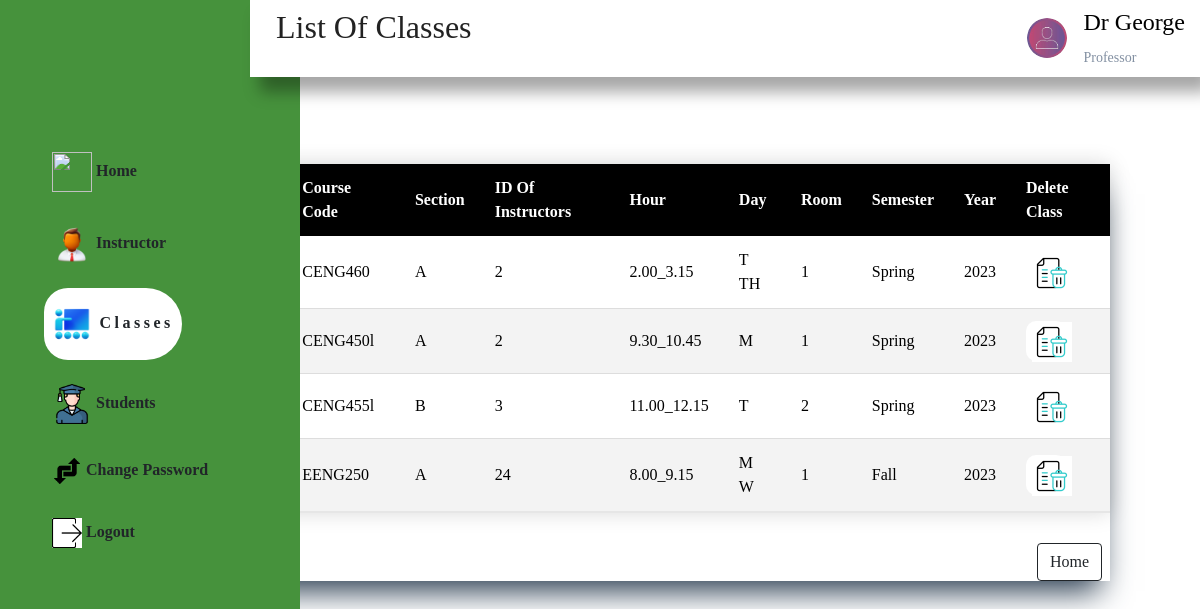
The page /ShowAllClasses.php (signed in) on the database its author committed.
### tables this page shows
CREATE TABLE `classes` (
  `class_id` int(255) NOT NULL,
  `Course_Name` varchar(40) NOT NULL,
  `Course_Code` varchar(40) NOT NULL,
  `Room` varchar(15) NOT NULL,
  `Name_Of_Doctor` varchar(40) NOT NULL,
  `hour` text NOT NULL,
  `Years` year(4) NOT NULL,
  `Semester` varchar(70) NOT NULL,
  `day` text NOT NULL,
  `section` text NOT NULL
);

### ShowAllClasses.php (the view, shortened to what this page needs)
<!doctype html>
<html lang="en">
  <head>
    <link href="https://cdn.jsdelivr.net/npm/bootstrap@5.1.3/dist/css/bootstrap.min.css" rel="stylesheet">
    <link rel="stylesheet" href="https://cdnjs.cloudflare.com/ajax/libs/font-awesome/6.4.0/css/all.min.css" />
    <link rel="stylesheet" href="https://maxst.icons8.com/vue-static/landings/line-awesome/
                                    line-awesome/1.3.0/css/line-awesome.min.css">
    <link rel="stylesheet" href="admin.css">
    <link rel="stylesheet" href="showingDr.css">
  </head>
  <body>
<nav class="navbar navbar-expand-lg navbar-light">
  <div class="container-fluid">
            <br><br><br><br><br>
    <div class="collapse navbar-collapse" id="navbarNavDropdown">
      <ul class="navbar-nav">
        <li class="nav-item">
            <a class="nav-link text-dark" aria-current="page" href="#"><span class="las la-users"></span><img src="images/home.gif" width="40px" height="40px" alt=""> Home</a>
        </li>
        <li class="nav-item">
          <a class="nav-link text-dark" href="Instructor.php"><span class="las la-users"></span><img src="images/manager.png" width="40px" height="40px" alt=""> Instructor</a>
        </li>
        <li class="nav-item">
          <a class="nav-link text-dark active" href="classes.php"><span class="las la-users"></span><img src="images/saf.png" width="40px" height="40px" alt=""> Classes</a>
        </li>
        <li class="nav-item">
          <a class="nav-link text-dark" href="student.php"><img src="images/graduated.png" width="40px" height="40px" alt=""> Students</a>
        </li>
        <li class="nav-item">
            <a class="nav-link text-dark" href="changepassword.php"><img src="images/chPass.png" width="30px" height="30px" alt=""> Change Password</a>
        </li>
        <li class="nav-item">
            <a class="nav-link text-dark" href="login.html"><img src="images/arrojWw9F5j5.gif" width="30px" height="30px" alt=""> Logout</a>
        </li>
      </ul>
    </div>
  </div>
</nav>
    <div class="main_content">
            <header>
                <h2>
                    List Of Classes
                </h2>
                <div class="user_wrapper">
                    <img src="adminnnn.jpg" width="40px" height="40px" alt="">
                    <div>
                        <h4>Dr George</h4>
                        <small>Professor</small>
                    </div>
                </div>
            </header>
    </div>
    <br>
	<?php
  require_once('connection.php');
  $query = "SELECT * from classes";
  $result = mysqli_query($link, $query);
		if (($result) && (mysqli_num_rows($result) > 0)){
      echo '<div  class ="form" id="form">';
			echo '<table class="styled-table">';
			echo '<thead ><tr ><th style="color: white;">#</th> <th style="color: white;">Course Name</th><th style="color: white;">Course Code</th><th style="color: white;">Section</th><th style="color: white;">ID Of Instructors</th><th style="color: white;">Hour</th><th style="color: white;">Day</th><th style="color: white;">Room</th><th style="color: white;">Semester</th><th style="color: white;">Year</th><th style="color: white;">Delete Class</th></tr></thead>';
			while ($row = mysqli_fetch_assoc($result)){
				echo '<tr><td>' . $row['class_id'] . '</td><td>' . $row['Course_Name'] . '</td><td>' . $row['Course_Code'] . '</td><td>' . $row['section'] . '</td><td>' . $row['Name_Of_Doctor']. '</td><td>' . $row['hour'] . '</td><td>' . $row['day'] . '</td><td>' . $row['Room']. '</td><td>' . $row['Semester'] . '</td><td>' . $row['Years'] . '</td><td><a href="dropclass.php?id='.$row['class_id'].'">
									<button type="button" id="submit"><img src="images/bin.gif" width="40px" height="40px"></button>';
			}
			echo '</table>';
		}
        else
    echo "<h1 >There Are No Classes </h1>"
	?>
    <div class="d-grid gap-2 d-md-flex justify-content-md-end">
    	<a href="classes.php"><button class="btn btn-outline-dark me-md-2" type="button">Home</button></a>
  	</div>
	</body>
</html>

### admin.css (style rules this page uses)
@media screen and (min-width: 992px) { .navbar .container-fluid, .navbar-expand-lg .navbar-collapse, .navbar-expand-lg .navbar-nav { flex-direction: column; align-items: flex-start; } }
@media screen and (min-width: 992px) { .navbar { width: 16%; height: 100vh; align-items: flex-start; } }
:root { --main-color: #C0C0C0; --main-dark: #1D2231; --text-grey: #8390A2; --main-black: #000000; }
.navbar { width: 250px; position: fixed; left: 0; top: 0; height: 100%; background-color: #46923C; z-index: 100; transition: width 300ms; }
.navbar .navbar-nav { color: #fff; font-size: 1.1em; }
.nav-item { margin-top: 1rem; }
.nav-item a { padding-left: 0rem; display: block; color: var(--main-black); font-size: 1rem; font-weight: bold; align-items: center; }
.nav-item a.active { background: #fff; padding-top: 1rem; padding-bottom: 1rem; color: var(--main-black); border-radius: 30px 45px 45px 30px; letter-spacing: 3.5px; }
.nav-link { transition: all 0.2s; }
.main_content { transition: margin-left 300ms; margin-left: 255px; }
header { background: white; display: flex; justify-content: space-between; padding: 0.5rem; box-shadow: 10px 15px 15px rgba(0, 0, 0, 0.35); position: fixed; left: 250px; width: calc(100% - 250px); top: 0; z-index: 100; transition: left 300ms; }
header h2 { color: #222; padding-left: 10px; }
.user_wrapper { display: flex; align-items: center; padding-right: 7px; }
.user_wrapper img { border-radius: 50%; margin-right: 1rem; }
.user_wrapper small { display: inline-block; color: var(--text-grey); margin-top: -3px !important; }

### showingDr.css (style rules this page uses)
* { font-family: Quicksand; font-size: 16px; color: black; }
body { margin: 10px; height: 5500vh; padding: 100px; padding-right: 5px; border: 10px; background-size: cover; background-repeat: no-repeat; }
.form { background-color: #fff; box-shadow: rgb(38, 57, 77) 0px 20px 30px -10px; width: 1000px; margin: 20px auto 20px auto; margin-right: 130px; }
#submit { border: none; border-radius: 10px; height: 40px; width: 40px; background-color: white; color: #fff; margin: auto; outline: none; }
.styled-table { border-collapse: collapse; margin: 30px 0; font-size: 0.9em; font-family: sans-serif; min-width: 1000px; box-shadow: 0 0 20px rgba(0, 0, 0, 0.15); }
.styled-table thead tr { background-color:black; color: #fff; text-align: left; }
.styled-table th, .styled-table td { padding: 12px 15px; }
.styled-table tbody tr { border-bottom: 1px solid #dddddd; }
.styled-table tbody tr:nth-of-type(even) { background-color: #f3f3f3; }
.styled-table tbody tr:last-of-type { border-bottom: 2px solid #E6E6E6; }

### rows shown on the page
classes: Course_Code "CENG460", section "A", Name_Of_Doctor "2", hour "2.00_3.15", day "T TH", Room "1", Semester "Spring", Years "2023"
classes: Course_Code "CENG450l", section "A", Name_Of_Doctor "2", hour "9.30_10.45", day "M", Room "1", Semester "Spring", Years "2023"
classes: Course_Code "CENG455l", section "B", Name_Of_Doctor "3", hour "11.00_12.15", day "T", Room "2", Semester "Spring", Years "2023"
classes: Course_Code "EENG250", section "A", Name_Of_Doctor "24", hour "8.00_9.15", day "M W", Room "1", Semester "Fall", Years "2023"
